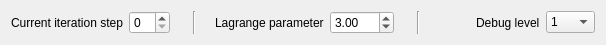
  <widget class="QWidget" name="layoutWidget">
   <property name="geometry">
    <rect>
     <x>143</x>
     <y>298</y>
     <width>606</width>
     <height>31</height>
    </rect>
   </property>
   <layout class="QHBoxLayout" name="horizontalLayout_41">
    <item>
     <layout class="QHBoxLayout" name="horizontalLayout_38">
      <item>
       <widget class="QLabel" name="label_iterationstep">
        <property name="text">
         <string>Current iteration step</string>
        </property>
       </widget>
      </item>
      <item>
       <widget class="QSpinBox" name="spinBox_iterationstep"/>
      </item>
      <item>
       <spacer name="horizontalSpacer_12">
        <property name="orientation">
         <enum>Qt::Horizontal</enum>
        </property>
        <property name="sizeHint" stdset="0">
         <size>
          <width>17</width>
          <height>20</height>
         </size>
        </property>
       </spacer>
      </item>
     </layout>
    </item>
    <item>
     <widget class="Line" name="line_12">
      <property name="orientation">
       <enum>Qt::Vertical</enum>
      </property>
     </widget>
    </item>
    <item>
     <layout class="QHBoxLayout" name="horizontalLayout_40">
      <item>
       <spacer name="horizontalSpacer_36">
        <property name="orientation">
         <enum>Qt::Horizontal</enum>
        </property>
        <property name="sizeHint" stdset="0">
         <size>
          <width>13</width>
          <height>20</height>
         </size>
        </property>
       </spacer>
      </item>
      <item>
       <widget class="QLabel" name="_label_lagrange">
        <property name="text">
         <string>Lagrange parameter</string>
        </property>
       </widget>
      </item>
      <item>
       <widget class="QDoubleSpinBox" name="doubleSpinBox_lagrange">
        <property name="maximum">
         <double>999.000000000000000</double>
        </property>
        <property name="singleStep">
         <double>0.500000000000000</double>
        </property>
        <property name="value">
         <double>3.000000000000000</double>
        </property>
       </widget>
      </item>
      <item>
       <spacer name="horizontalSpacer_13">
        <property name="orientation">
         <enum>Qt::Horizontal</enum>
        </property>
        <property name="sizeHint" stdset="0">
         <size>
          <width>17</width>
          <height>20</height>
         </size>
        </property>
       </spacer>
      </item>
     </layout>
    </item>
    <item>
     <widget class="Line" name="line_13">
      <property name="orientation">
       <enum>Qt::Vertical</enum>
      </property>
     </widget>
    </item>
    <item>
     <layout class="QHBoxLayout" name="horizontalLayout_39">
      <item>
       <spacer name="horizontalSpacer_9">
        <property name="orientation">
         <enum>Qt::Horizontal</enum>
        </property>
        <property name="sizeHint" stdset="0">
         <size>
          <width>17</width>
          <height>20</height>
         </size>
        </property>
       </spacer>
      </item>
      <item>
       <widget class="QLabel" name="label_6">
        <property name="text">
         <string>Debug level</string>
        </property>
       </widget>
      </item>
      <item>
       <widget class="QComboBox" name="comboBox_debuglevel">
        <property name="sizePolicy">
         <sizepolicy hsizetype="Expanding" vsizetype="Fixed">
          <horstretch>0</horstretch>
          <verstretch>0</verstretch>
         </sizepolicy>
        </property>
        <property name="iconSize">
         <size>
          <width>10</width>
          <height>16</height>
         </size>
        </property>
        <item>
         <property name="text">
          <string>1</string>
         </property>
        </item>
        <item>
         <property name="text">
          <string>2</string>
         </property>
        </item>
        <item>
         <property name="text">
          <string>0</string>
         </property>
        </item>
       </widget>
      </item>
     </layout>
    </item>
   </layout>
  </widget>
